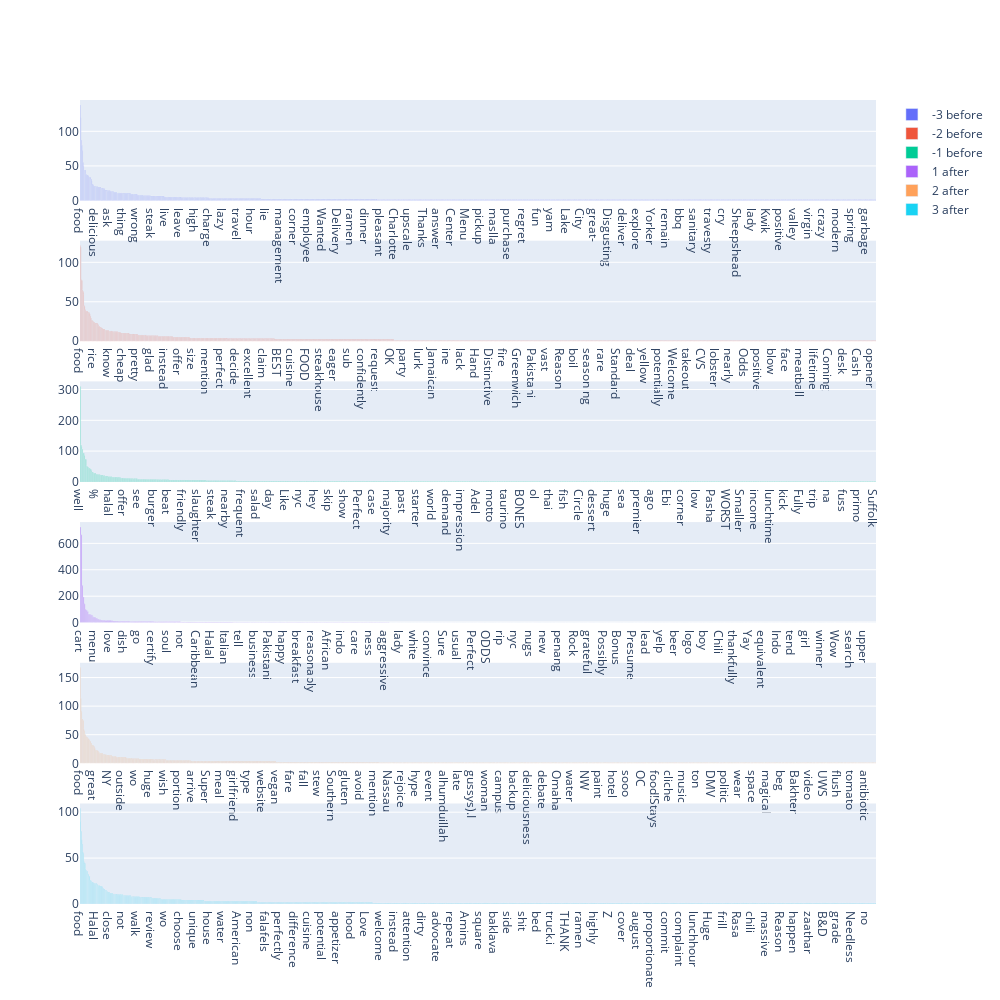

The notebook cell saved with this chart:
### Code cell
from plotly.subplots import make_subplots
import plotly.graph_objects as go

columns = positions_df.columns[1:]
fig = make_subplots(rows=len(columns), cols=1, vertical_spacing=0.05)

for i, col in enumerate(columns):
    fig.append_trace(go.Bar(
        x=positions_df[col].value_counts().index,
        y=positions_df[col].value_counts().values,
        name=col
    ), row=(i+1), col=1)
    fig.update_layout(autosize=False, width=1000, height=1000)

fig.show()

### Figure 1 — Plotly figure (JSON) as saved in the notebook; plotly's stock layout.template omitted (floating-point values rounded to 4 significant figures; data arrays with more than 128 entries replaced by an {"elided": "..."} marker saying what was removed)
{"data": [{"name": "-3 before", "type": "bar", "x": {"elided": "1447 str values"}, "xaxis": "x", "y": {"elided": "1447 int values"}, "yaxis": "y"}, {"name": "-2 before", "type": "bar", "x": {"elided": "1408 str values"}, "xaxis": "x2", "y": {"elided": "1408 int values"}, "yaxis": "y2"}, {"name": "-1 before", "type": "bar", "x": {"elided": "1138 str values"}, "xaxis": "x3", "y": {"elided": "1138 int values"}, "yaxis": "y3"}, {"name": "1 after", "type": "bar", "x": {"elided": "767 str values"}, "xaxis": "x4", "y": {"elided": "767 int values"}, "yaxis": "y4"}, {"name": "2 after", "type": "bar", "x": {"elided": "1361 str values"}, "xaxis": "x5", "y": {"elided": "1361 int values"}, "yaxis": "y5"}, {"name": "3 after", "type": "bar", "x": {"elided": "1503 str values"}, "xaxis": "x6", "y": {"elided": "1503 int values"}, "yaxis": "y6"}], "layout": {"autosize": false, "height": 1000, "width": 1000, "xaxis": {"anchor": "y", "domain": [0, 1]}, "xaxis2": {"anchor": "y2", "domain": [0, 1]}, "xaxis3": {"anchor": "y3", "domain": [0, 1]}, "xaxis4": {"anchor": "y4", "domain": [0, 1]}, "xaxis5": {"anchor": "y5", "domain": [0, 1]}, "xaxis6": {"anchor": "y6", "domain": [0, 1]}, "yaxis": {"anchor": "x", "domain": [0.875, 1]}, "yaxis2": {"anchor": "x2", "domain": [0.7, 0.825]}, "yaxis3": {"anchor": "x3", "domain": [0.525, 0.65]}, "yaxis4": {"anchor": "x4", "domain": [0.35, 0.475]}, "yaxis5": {"anchor": "x5", "domain": [0.175, 0.3]}, "yaxis6": {"anchor": "x6", "domain": [0, 0.125]}}}
